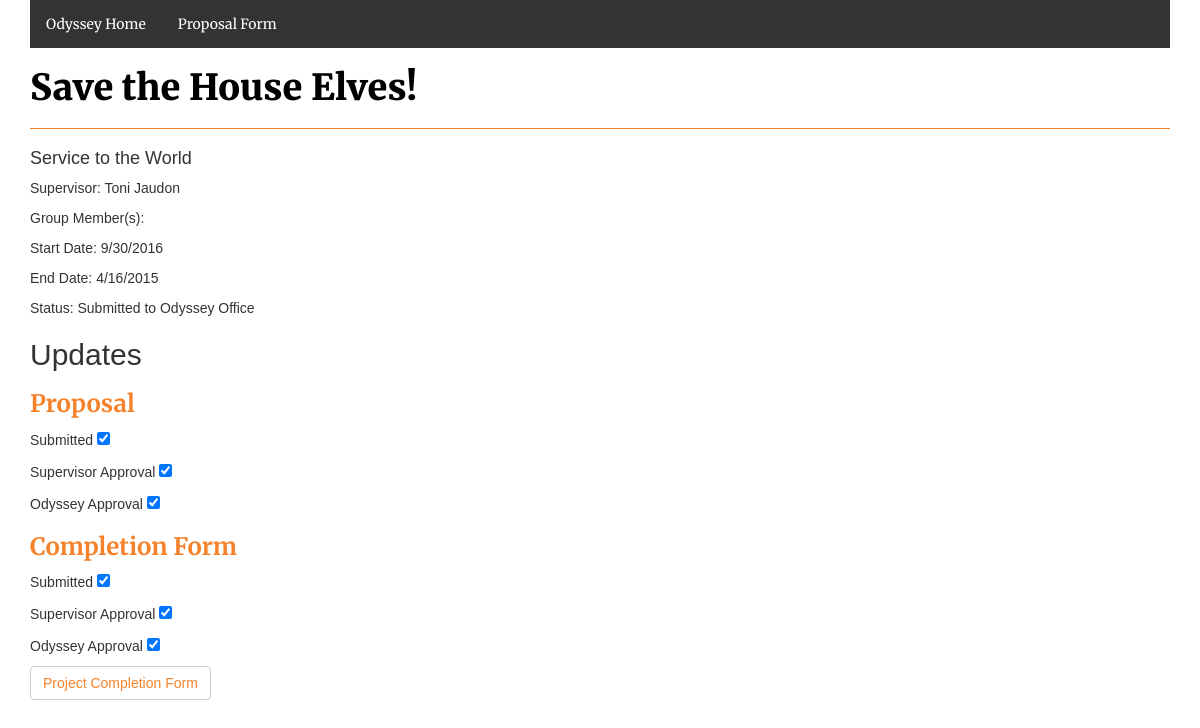
/odyssey/project-status/4, run on the app's committed database.
### projects/models.py (models this page shows, shortened)
class Project(models.Model):
    title = models.CharField(max_length=200)
    category = models.CharField(max_length=20)
    advisor = models.ForeignKey(User, on_delete=models.CASCADE)
    status = models.CharField(max_length=60)
    start_date = models.CharField(max_length=50)
    end_date = models.CharField(max_length=50)
    update_date = models.CharField(max_length=50)

### projects/views.py (the view)
# urls.py: url(r'^project-status/(?P<project_id>[0-9]+)',views.status, name='status'),
def status(request, project_id):
    project = get_object_or_404(Project, pk=project_id)
    return render(request, 'projects/status.html', {'project':project})

### projects/templates/projects/Status.html (shortened to what this page needs)
{% extends "projects/base.html" %}
{% block header %}{{project.title}}{% endblock %}
{% block content %}
<body>
    <div class="body">
            <h4 id="projectCategory">{{project.category}}</h4>
            <div>
                <p id="supervisor">Supervisor: {{project.advisor.first_name}} {{project.advisor.last_name}}
                </p>
                <p id="group">Group Member(s):</p>
                <p id="startdate">Start Date: {{project.start_date}}</p>
                <p id="enddate">End Date: {{project.end_date}}</p>
                <p>Status: {{project.status}}</p>
            </div>
    <div class="updates">
        <h2>Updates</h2>
        <h3>Proposal</h3>
        <p id="submitProp"> Submitted <input type="checkbox" onclick="return false" checked="checked"/></p>
        <p id="supProp"> Supervisor Approval <input type="checkbox" onclick="return false" checked="checked"/></p>
        <p id="odyProp"> Odyssey Approval <input type="checkbox" onclick="return false" checked="checked"/></p>
        <h3>Completion Form</h3>
        <p id="submitComp"> Submitted <input type="checkbox" onclick="return false" checked="checked"/></p>
        <p id="supComp"> Supervisor Approval <input type="checkbox" onclick="return false" checked="checked"/></p>
        <p id="odyComp"> Odyssey Approval <input type="checkbox" onclick="return false" checked="checked"/></p>
        <a class="btn btn-default" href="{% url 'projects:completion' project.id %}">Project Completion Form</a>
    </div>
    </div>
</body>
{% endblock %}

### projects/static/projects/style.css (style rules this page uses)
body { font-family: 'Merriweather Sans', sans-serif; padding-bottom: 10px; }
h3 { font-family: 'Merriweather', serif; color: #f5822a; font-weight: 700; }
a { color: #f5822a; }
.btn { color: #f5822a; }

### data on the page
Project: title "Save the House Elves!", category "Service to the World", advisor.first_name "Toni", advisor.last_name "Jaudon", start_date "9/30/2016", end_date "4/16/2015", status "Submitted to Odyssey Office"
